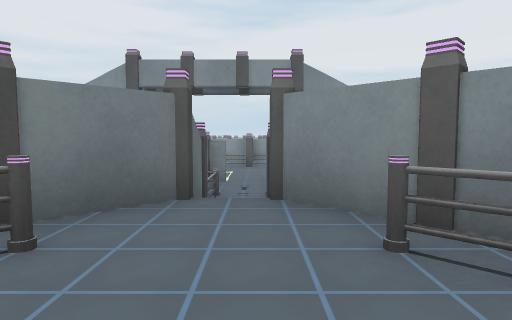
View 1 (above)

16 first-person views from a walk through a scene from a Unity 3-D project. The camera is 1.2 m above the floor, tilts 4° down and sees 75° across. Doors are open. The floor is counted in squares, 2 m on a side. Each view is taken from the middle of a square. On the plan, view 1 faces up. The plan holds only what a view shows up to about 10 squares ahead; the rest is blank. The place goes on beyond the plan. Some surface patterns are stand-ins.

View 2
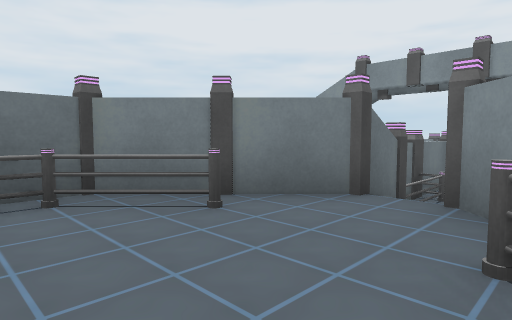

View 3
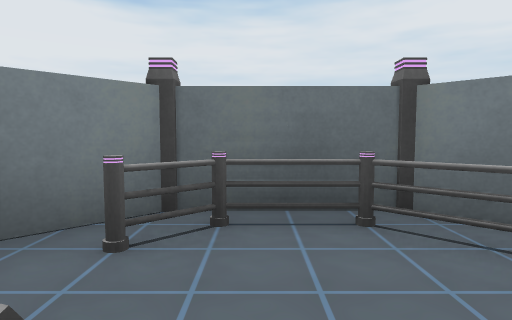

View 4
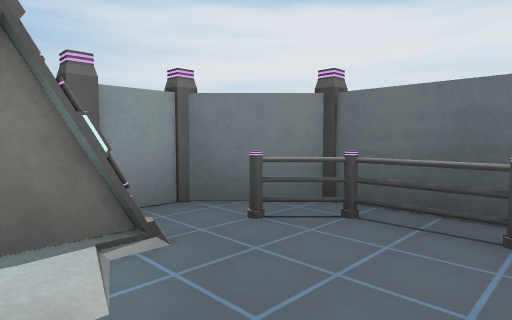

View 5
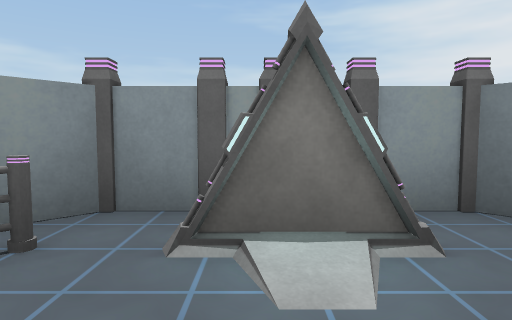

View 6
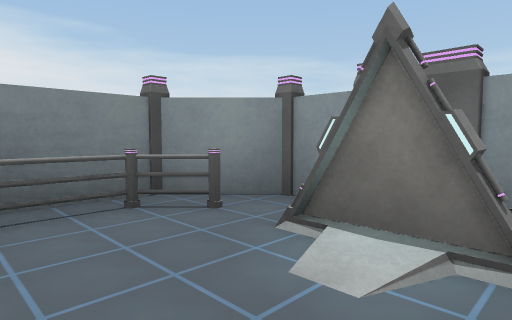

View 7
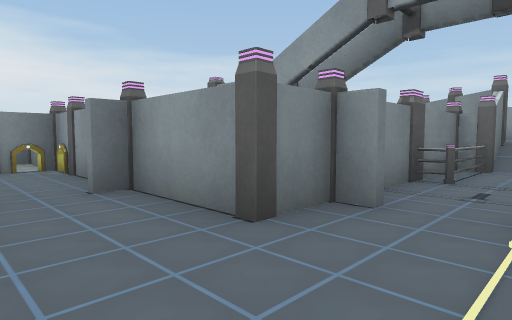

View 8
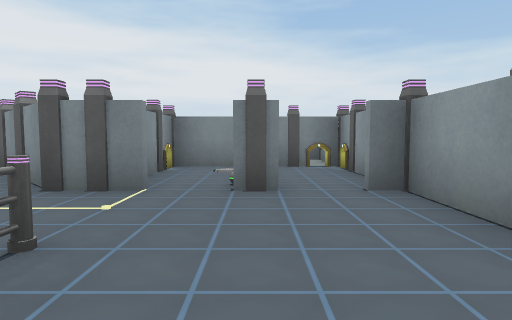

View 9
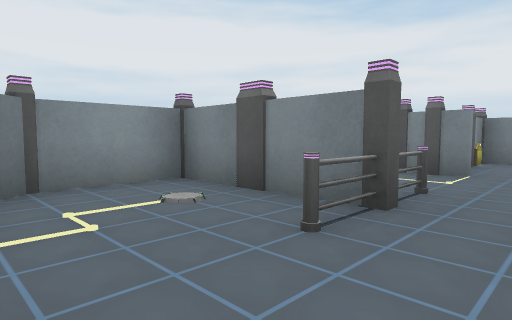

View 10
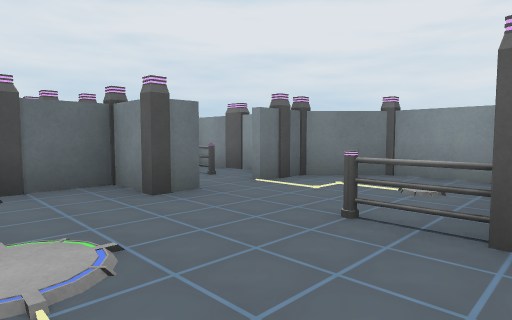

View 11
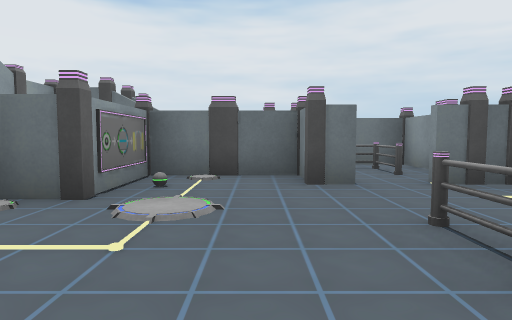

View 12
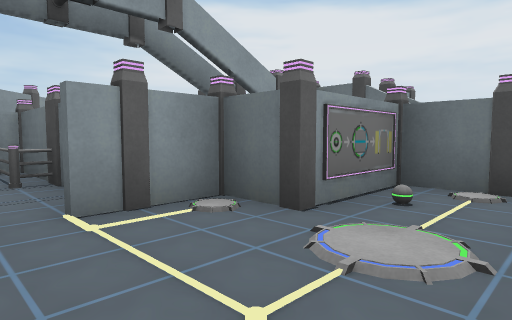

View 13
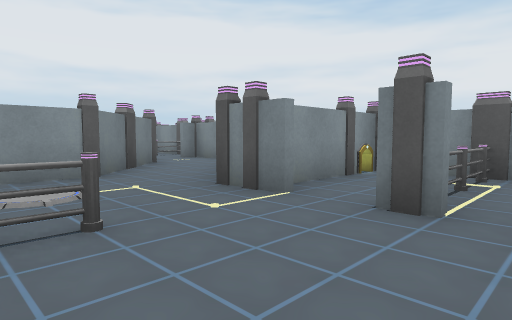

View 14
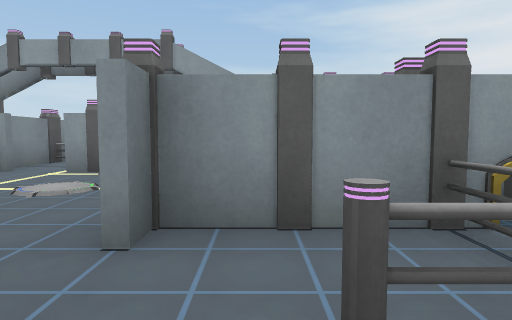

View 15
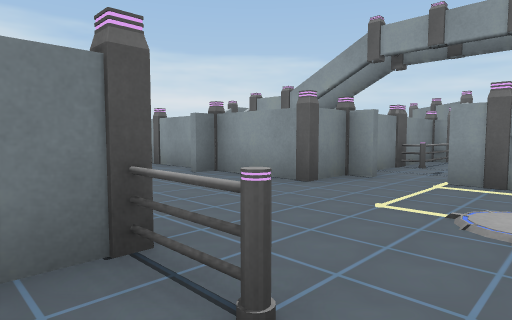

View 16
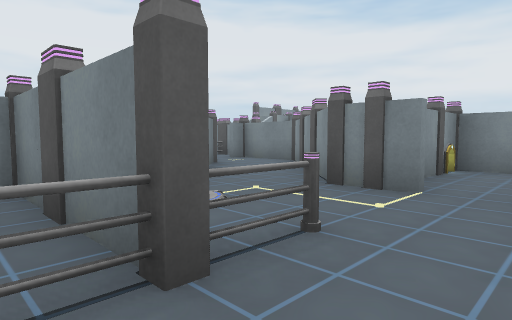

### Floor plan
Key: @ floor where view 1 was taken; # wall or solid block; . main floor; : floor 1 m higher than the main floor; D open door; O other object.
Columns run from 7 left of view 1 to 8 right of it. Each row starts with its distance up from view 1.
 18             D
 17          ##O.#
 16     ######O..O
 15 #####O.O.O..O
 14 #OO.O..O...O
 13 #.OOD..#..O#OO
 12 #DOOO.OOO.D..#
 11  OOO......OOOO
 10    O  ....D..O
  9    OOO..O#O#OO#O
  8      OODO
  7      O.OO
  6      OOOO
  5       OO#
  4       OOO
  3      #OO##
  2     #OOOO#
  1     OO::OO
  0     #O:@:O
 -1     OOOOOO
 -2      OOOO#

Positions as (right, up) in squares from view 1, and headings:
1: (0, 0), facing up
2: (1, 0), facing up-left
3: (0, 0), facing left
4: (0, 1), facing down-left
5: (0, 1), facing down
6: (-1, 1), facing down-right
7: (-1, 11), facing down-right
8: (-1, 11), facing right
9: (-3, 11), facing up-right
10: (0, 10), facing up-left
11: (1, 11), facing left
12: (0, 11), facing down-left
13: (0, 10), facing up-right
14: (-4, 14), facing down
15: (-2, 13), facing down-right
16: (-1, 11), facing up-right
